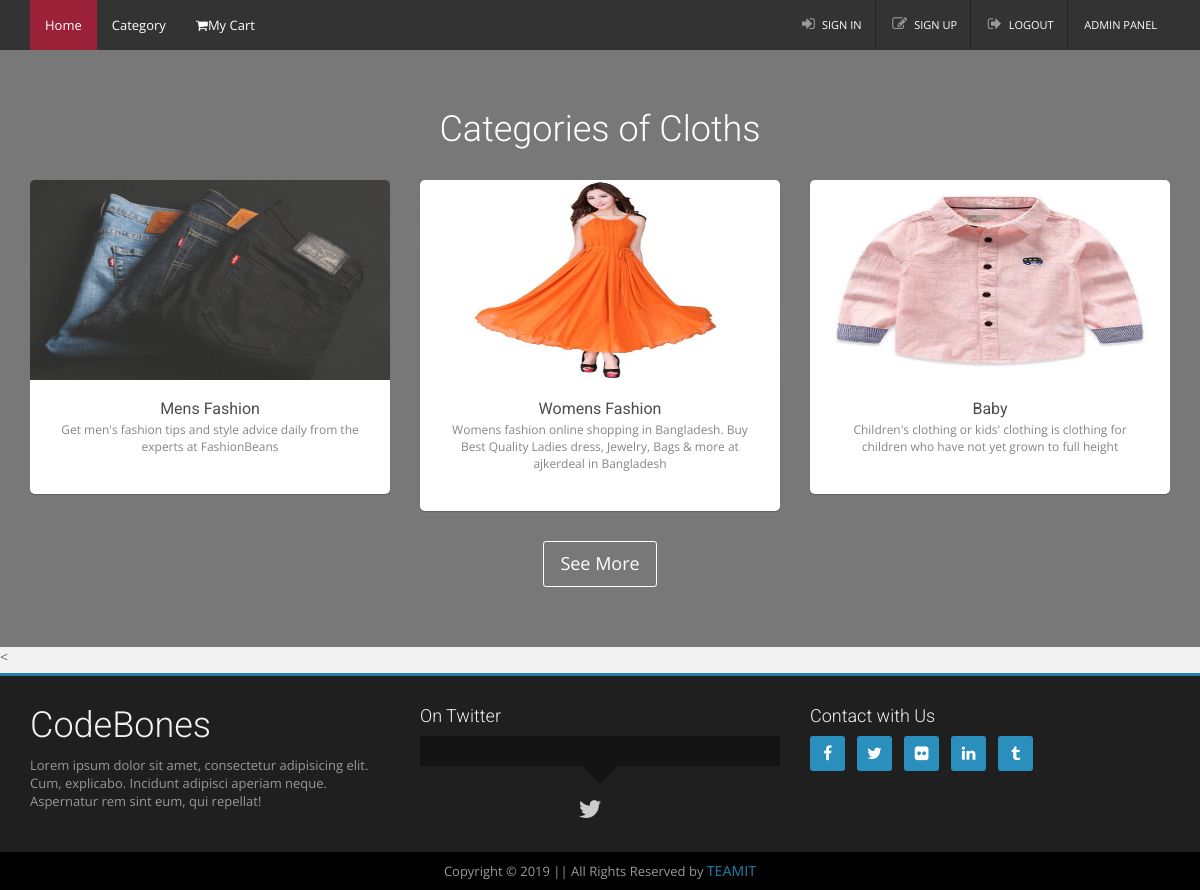
Screenshot of /views/product/subCategory.php?Id=1 (signed in) with the database file from the repository.
### tables this page shows
CREATE TABLE `category` (
  `Id` int(11) NOT NULL,
  `Name` varchar(30) NOT NULL,
  `Description` varchar(500) NOT NULL,
  `img_path` varchar(100) NOT NULL
);

CREATE TABLE `subcategory` (
  `Id` int(11) NOT NULL,
  `Name` varchar(30) NOT NULL,
  `Category_Id` int(11) NOT NULL,
  `Description` varchar(500) NOT NULL,
  `img_path` varchar(100) NOT NULL
);

### app/controller/userController.php (called while the page is built, shortened)
<?php
	function subCategory(){
		$id = $_REQUEST['Id'];
		$sql = "select * from subcategory where Category_Id = ".$id."";
		$jsonData = readQuery($sql);
		$data = json_decode($jsonData);
		return $data;
	}
	function category(){
		$id = $_REQUEST['Id'];
		$sql = "select * from category where Id = ".$id."";
		$jsonData = readQuery($sql);
		$data = json_decode($jsonData);
		return $data;
	}
?>

### app/model/model.php (called while the page is built, shortened)
<?php
    function readQuery($sql)
    {
        $conn = new mysqli(servername , username, password, databaseName);
        $arr = [];
        $result = $conn->query($sql);
        if ($result == TRUE) {
            while($row = $result->fetch_assoc()) {
                $arr[] = $row;
            }
        }
        else
        {
            echo "Error: " . $conn->error;
        }
        $json_data = json_encode($arr);
        return $json_data;
    }
?>

### views/product/subCategory.php (the view, shortened to what this page needs)
<?php
    include CON_FRONT.'userController.php';
    $subCategory = subCategory();
    $category = category();
?>
<html>
<header>
    <?php include '../layout/headerIndex.php';?>
</header>
<body>
    <div class="global-wrap">
        <div class="bg-holder">
            <div class="container bg-holder-content">
                <div class="gap gap-big text-center">
                    <?php foreach($category as $c)
                    { ?>
                    <h1 class="mb30 text-white">Categories of <?= $c->Name ?></h1>
                    <?php } ?>
                    <div class="row row-wrap">
                        <?php foreach($subCategory as $s)
                    { ?>
                        <a class="col-md-4" href="product.php?Id=<?= $s->Id ?>">
                            <div class="product-thumb">
                                <header class="product-header">
                                    <img src="<?php echo RSR.$s->img_path; ?>" alt="Image Alternative text" height="200" width="80"
                                        title="<?= $s->Name ?>" />
                                </header>
                                <div class="product-inner">
                                    <h5 class="product-title"><?= $s->Name ?></h5>
                                    <p class="product-desciption"><?= $s->Description ?></p>
                                </div>
                            </div>
                        </a>
                        <?php } ?>
                    </div>
                    <a href="#" class="btn btn-white btn-lg btn-ghost">See More</a>
                </div>
            </div>
        </div>
        <<footer>
            <?php include '../layout/footer.php'?>
            </footer>
    </div>
</body>
</html>

### rows the page displays
category: Name "Cloths"
subcategory: img_path (picture), Name "Mens Fashion", Description "Get men's fashion tips and style advice daily from the experts at FashionBeans"
subcategory: img_path (picture), Name "Womens Fashion", Description "Womens fashion online shopping in Bangladesh. Buy Best Quality Ladies dress, Jewelry, Bags & more at ajkerdeal in Bangladesh"
subcategory: img_path (picture), Name "Baby", Description "Children's clothing or kids' clothing is clothing for children who have not yet grown to full height"
